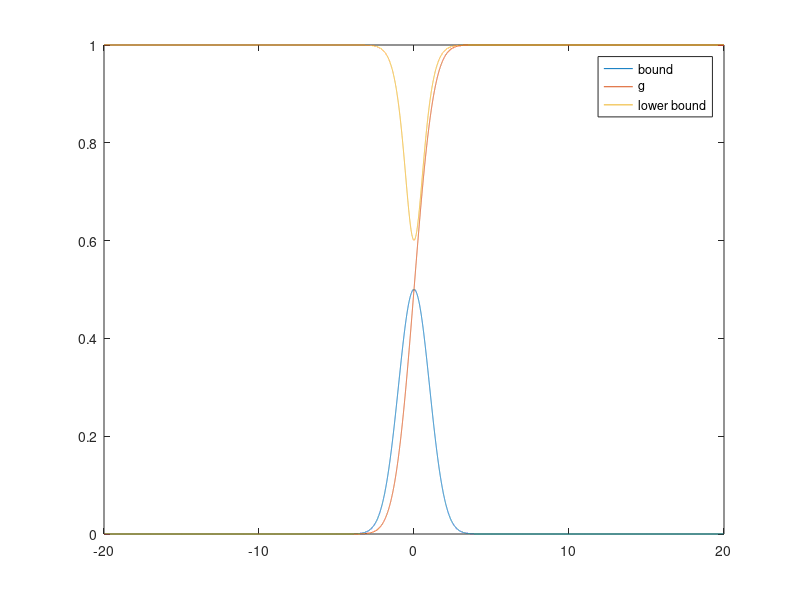
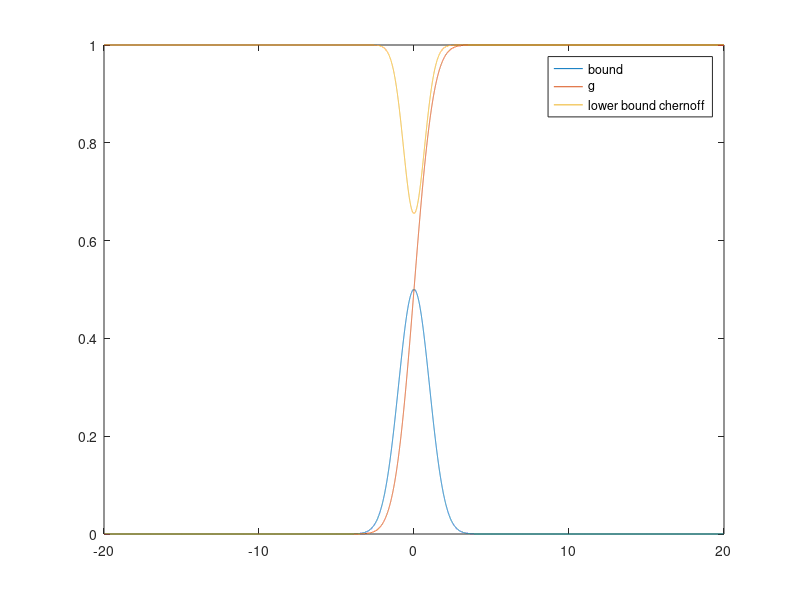

MATLAB code to generate these figures, in order:
%% here I will try to make a bound on one of the error function at the
%% start of the derivation.

clear
close all
clc

x = -20:0.001:20;

Q = 0.5 - 0.5*erf(x/sqrt(2));   % for x from 0 to infty 

g = 1 - Q;          % this is our g(x) for x=-infty to 0 g(x) <= 0.5*exp(-x.^2/2)

bound = 0.5*exp(-x.^2/2);

bound2 = 1 - bound;

% l_bound = x.*exp(-x.^2/2)./((1+x.^2)*sqrt(2*pi));
l_bound = 1.*exp(-x.^2/2)./((1+x.^2)*sqrt(2*pi));

l_bound = 1- l_bound;

figure
% plot(x,Q,x,bound,x,g,x,bound2,x,l_bound)
% legend('Q','bound','g','bound 2','lower bound')
plot(x,bound,x,g,x,l_bound)
legend('bound','g','lower bound')


%% 
beta = 1.08;
l_bound2 = exp(-beta*x.^2)*sqrt(2*exp(1)/pi)*sqrt(beta-1)/beta;
l_bound2 = 1-l_bound2;

figure
% plot(x,Q,x,bound,x,g,x,bound2,x,l_bound)
% legend('Q','bound','g','bound 2','lower bound')
plot(x,bound,x,g,x,l_bound2)
legend('bound','g','lower bound chernoff')